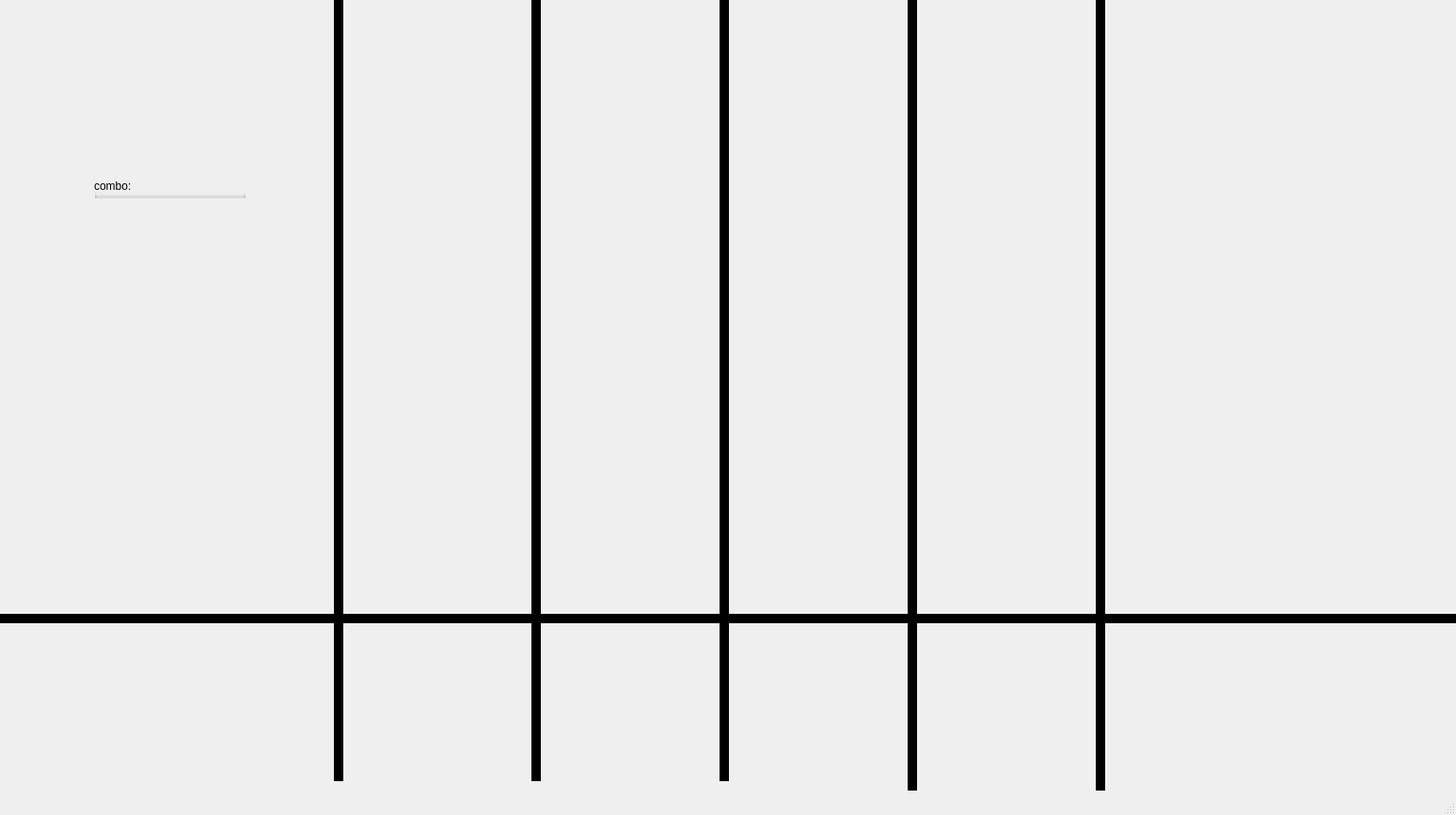
<?xml version="1.0" encoding="UTF-8"?>
<ui version="4.0">
 <class>MainWindow</class>
 <widget class="QMainWindow" name="MainWindow">
  <property name="geometry">
   <rect>
    <x>0</x>
    <y>0</y>
    <width>1548</width>
    <height>867</height>
   </rect>
  </property>
  <property name="windowTitle">
   <string>MainWindow</string>
  </property>
  <widget class="QWidget" name="centralwidget">
   <widget class="Line" name="line_2">
    <property name="geometry">
     <rect>
      <x>350</x>
      <y>-10</y>
      <width>20</width>
      <height>841</height>
     </rect>
    </property>
    <property name="frameShadow">
     <enum>QFrame::Shadow::Plain</enum>
    </property>
    <property name="lineWidth">
     <number>10</number>
    </property>
    <property name="orientation">
     <enum>Qt::Orientation::Vertical</enum>
    </property>
   </widget>
   <widget class="Line" name="line_3">
    <property name="geometry">
     <rect>
      <x>560</x>
      <y>-10</y>
      <width>20</width>
      <height>841</height>
     </rect>
    </property>
    <property name="frameShadow">
     <enum>QFrame::Shadow::Plain</enum>
    </property>
    <property name="lineWidth">
     <number>10</number>
    </property>
    <property name="orientation">
     <enum>Qt::Orientation::Vertical</enum>
    </property>
   </widget>
   <widget class="Line" name="line_4">
    <property name="geometry">
     <rect>
      <x>760</x>
      <y>-10</y>
      <width>20</width>
      <height>841</height>
     </rect>
    </property>
    <property name="frameShadow">
     <enum>QFrame::Shadow::Plain</enum>
    </property>
    <property name="lineWidth">
     <number>10</number>
    </property>
    <property name="orientation">
     <enum>Qt::Orientation::Vertical</enum>
    </property>
   </widget>
   <widget class="Line" name="line_5">
    <property name="geometry">
     <rect>
      <x>960</x>
      <y>0</y>
      <width>20</width>
      <height>841</height>
     </rect>
    </property>
    <property name="frameShadow">
     <enum>QFrame::Shadow::Plain</enum>
    </property>
    <property name="lineWidth">
     <number>10</number>
    </property>
    <property name="orientation">
     <enum>Qt::Orientation::Vertical</enum>
    </property>
   </widget>
   <widget class="Line" name="line_6">
    <property name="geometry">
     <rect>
      <x>1160</x>
      <y>0</y>
      <width>20</width>
      <height>841</height>
     </rect>
    </property>
    <property name="frameShadow">
     <enum>QFrame::Shadow::Plain</enum>
    </property>
    <property name="lineWidth">
     <number>10</number>
    </property>
    <property name="orientation">
     <enum>Qt::Orientation::Vertical</enum>
    </property>
   </widget>
   <widget class="Line" name="line">
    <property name="geometry">
     <rect>
      <x>0</x>
      <y>650</y>
      <width>1551</width>
      <height>16</height>
     </rect>
    </property>
    <property name="frameShadow">
     <enum>QFrame::Shadow::Plain</enum>
    </property>
    <property name="lineWidth">
     <number>10</number>
    </property>
    <property name="orientation">
     <enum>Qt::Orientation::Horizontal</enum>
    </property>
   </widget>
   <widget class="QGroupBox" name="groupBox">
    <property name="geometry">
     <rect>
      <x>100</x>
      <y>190</y>
      <width>161</width>
      <height>21</height>
     </rect>
    </property>
    <property name="title">
     <string>combo: </string>
    </property>
   </widget>
  </widget>
  <widget class="QMenuBar" name="menubar">
   <property name="geometry">
    <rect>
     <x>0</x>
     <y>0</y>
     <width>1548</width>
     <height>21</height>
    </rect>
   </property>
  </widget>
  <widget class="QStatusBar" name="statusbar"/>
 </widget>
 <resources/>
 <connections/>
</ui>
